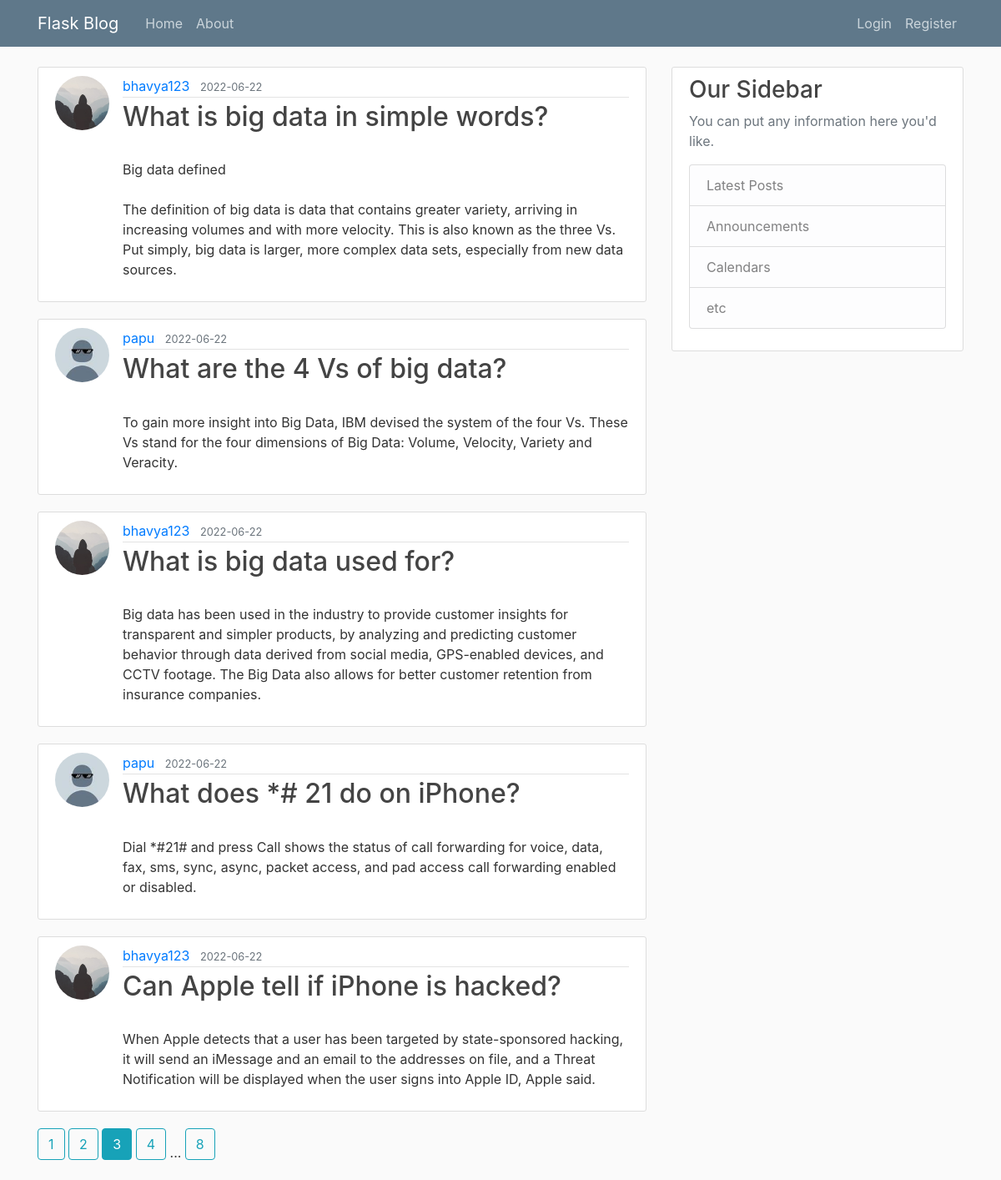
Screenshot of /home?page=3 with the database file from the repository.
### flaskblog/models.py (models this page shows, shortened)
class Post(db.Model):
    id = db.Column(db.Integer, primary_key=True)
    title = db.Column(db.String(100), nullable=False)
    date_posted = db.Column(db.DateTime, nullable=False, default=datetime.utcnow)
    content = db.Column(db.Text, nullable=False)
    user_id = db.Column(db.Integer, db.ForeignKey('user.id'), nullable=False)

class User(db.Model, UserMixin):
    id = db.Column(db.Integer, primary_key=True)
    username = db.Column(db.String(20), unique=True, nullable=False)
    email = db.Column(db.String(120), unique=True, nullable=False)
    image_file = db.Column(db.String(20), nullable=False, default='default.jpg')
    password = db.Column(db.String(60), nullable=False)
    posts = db.relationship('Post', backref='author', lazy=True)

### flaskblog/main/routes.py (the view)
@main.route('/')
@main.route('/home')
def home():
    page = request.args.get('page', 1, type=int) # passing query parameter
    posts = Post.query.order_by(Post.date_posted.desc()).paginate( page=page, per_page=5)
    return render_template('home.html', posts = posts)

### flaskblog/templates/home.html
{% extends "layout.html" %}
{% block content %}
    {% for post in posts.items %}
        <article class="media content-section">
            <img class="rounded-circle article-img" src = "{{ url_for('static', filename='profile_pics/' + post.author.image_file) }}">
            <div class="media-body">
                <div class="article-metadata">
                    <a class="mr-2" href="{{ url_for('users.user_posts', username=post.author.username) }}">{{ post.author.username }}</a>
                    <small class="text-muted">{{ post.date_posted.strftime('%Y-%m-%d') }}</small>
                </div>
                <h2><a class="article-title" href="{{ url_for('posts.post', post_id=post.id) }}">{{ post.title }}</a></h2>
                <p class="article-content">{{ post.content }}</p>
            </div>
        </article>
    {% endfor %}
    {% for page_num in posts.iter_pages(left_edge=1, right_edge=1, left_current=1, right_current=2) %}
        {% if page_num %}
            {% if posts.page == page_num %}
                <a class="btn btn-info mb-4" href="{{ url_for('main.home', page=page_num) }}">{{ page_num }}</a>
            {% else %}
                <a class="btn btn-outline-info mb-4" href="{{ url_for('main.home', page=page_num) }}">{{ page_num }}</a>
            {% endif %}
        {% else  %}
            ...
        {% endif %}
    {% endfor %}
{% endblock content %}

### flaskblog/static/main.css (style rules this page uses)
body { background: #fafafa; color: #333333; margin-top: 5rem; }
h1, h2, h3, h4, h5, h6 { color: #444444; }
.content-section { background: #ffffff; padding: 10px 20px; border: 1px solid #dddddd; border-radius: 3px; margin-bottom: 20px; }
.article-title { color: #444444; }
.article-content { white-space: pre-line; }
.article-img { height: 65px; width: 65px; margin-right: 16px; }
.article-metadata { padding-bottom: 1px; margin-bottom: 4px; border-bottom: 1px solid #e3e3e3 }

### rows the page displays
Post: image_file (placeholder picture), author.username "bhavya123", date_posted "2022-06-22", title "What is big data in simple words?", content "Big data defined The definition of big data is data that contains greater variety, arriving in increasing volumes and with more velocity. This is also known as the three Vs. Put simply, big data is larger, more complex data sets, especially from new data sources."
Post: image_file (picture), author.username "papu", date_posted "2022-06-22", title "What are the 4 Vs of big data?", content "To gain more insight into Big Data, IBM devised the system of the four Vs. These Vs stand for the four dimensions of Big Data: Volume, Velocity, Variety and Veracity."
Post: image_file (placeholder picture), author.username "bhavya123", date_posted "2022-06-22", title "What is big data used for?", content "Big data has been used in the industry to provide customer insights for transparent and simpler products, by analyzing and predicting customer behavior through data derived from social media, GPS-enabled devices, and CCTV footage. The Big Data also allows for better customer retention from insurance companies."
Post: image_file (picture), author.username "papu", date_posted "2022-06-22", title "What does *# 21 do on iPhone?", content "Dial *#21# and press Call shows the status of call forwarding for voice, data, fax, sms, sync, async, packet access, and pad access call forwarding enabled or disabled."
Post: image_file (placeholder picture), author.username "bhavya123", date_posted "2022-06-22", title "Can Apple tell if iPhone is hacked?", content "When Apple detects that a user has been targeted by state-sponsored hacking, it will send an iMessage and an email to the addresses on file, and a Threat Notification will be displayed when the user signs into Apple ID, Apple said."

### other values shown
{{ page_num }} "1" "2" "4" "8"
{{ page_num }} "3"
